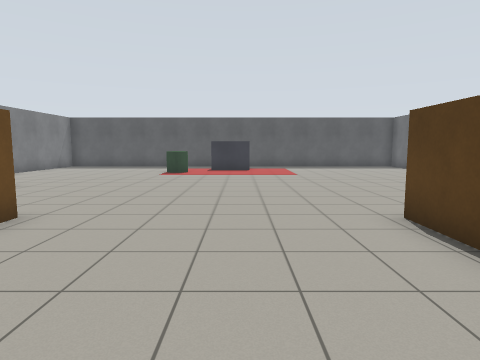
view 1 (above)

16 first-person views from a walk through a robot-simulator world made for Gazebo. The camera is 1.2 m above the floor, tilts 6° down and sees 75° across. The floor is counted in squares, 1 m on a side. Each view is taken from the middle of a square. On the plan, view 1 faces up. The plan holds only what a view shows up to about 13 squares ahead; the rest is blank.

view 2
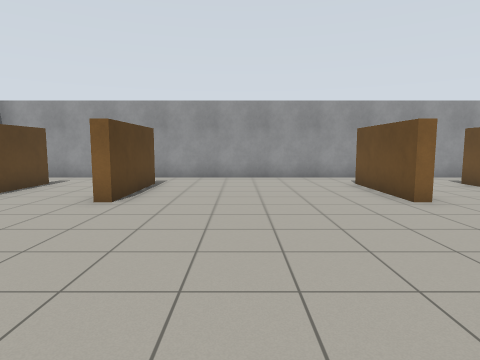

view 3
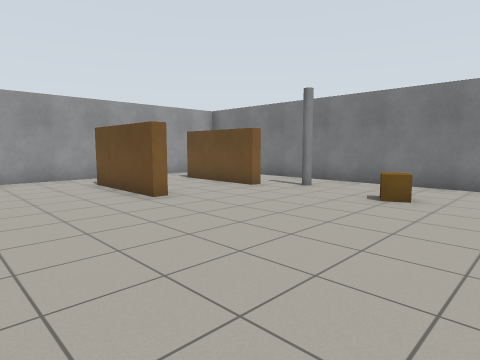

view 4
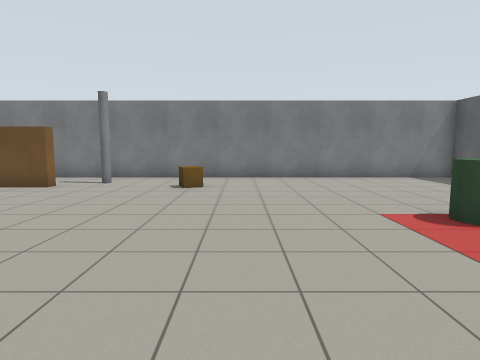

view 5
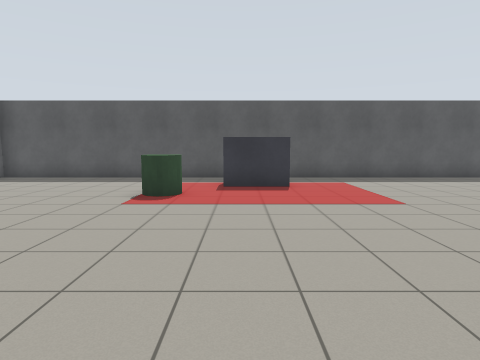

view 6
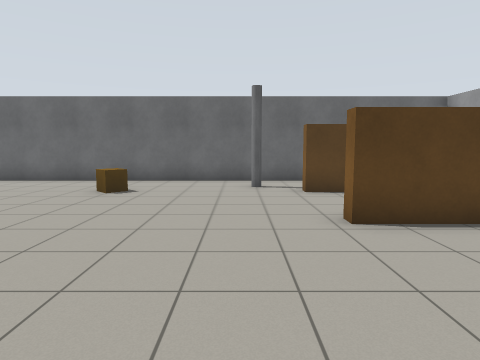

view 7
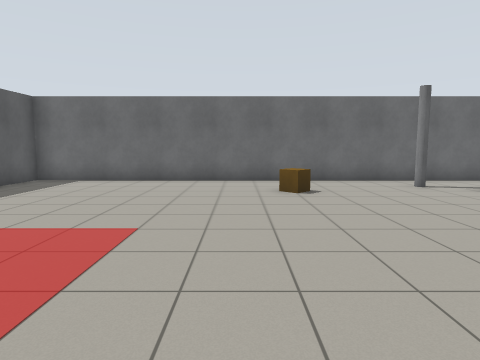

view 8
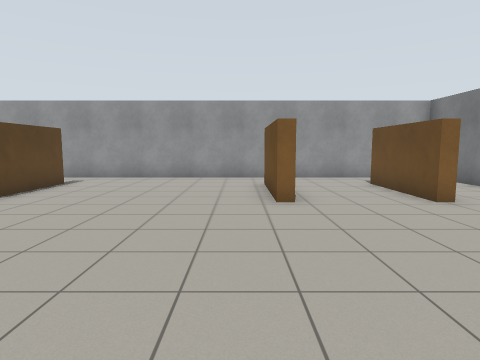

view 9
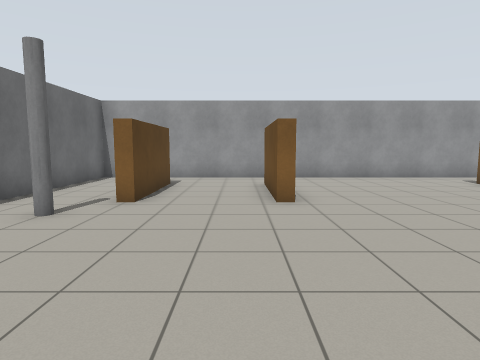

view 10
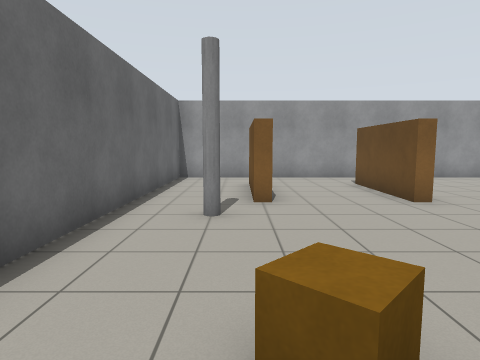

view 11
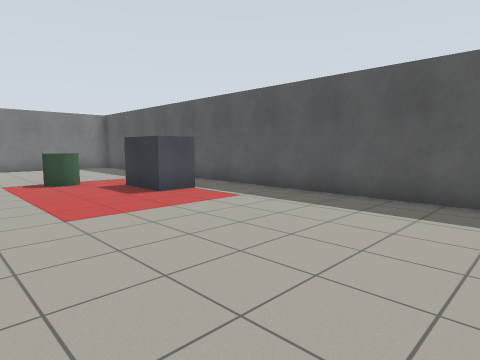

view 12
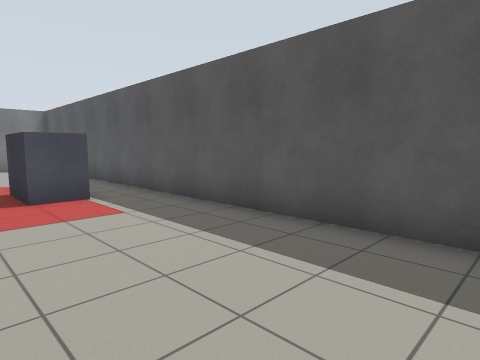

view 13
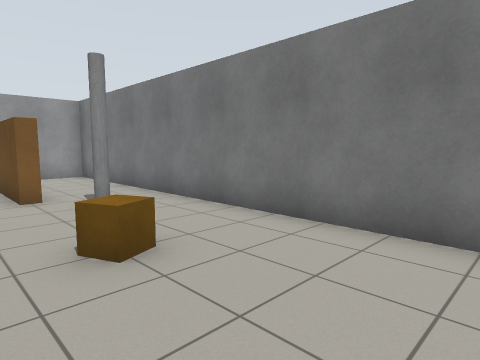

view 14
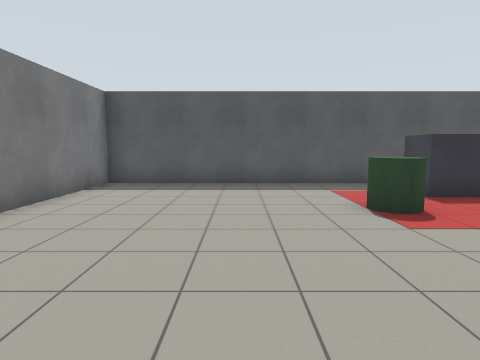

view 15
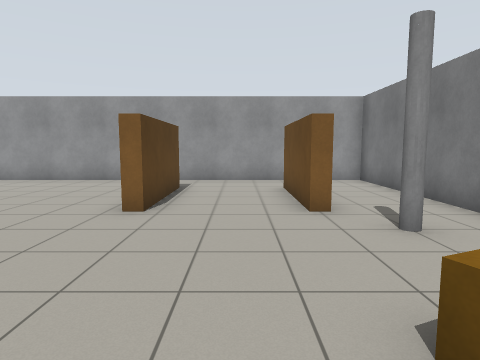

view 16
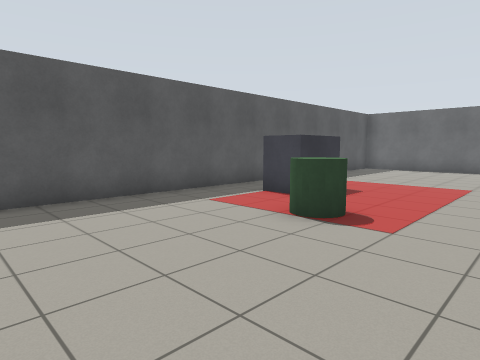

### Floor plan
Points are (right, up) in squares from view 1. A wall is a line through its corners. A room is listed if a view was taken in it or the views show most of it. See-through windows are left out.
Room 1 (views 1, 2, 3, 4, 5, 6, 7, 8, 9, 10, 11, 12, 13, 14, 15, 16)
walls: (6.7, 5) (6.7, 1.8); (2.8, 1.8) (2.8, 5.3) (3.2, 5.3) (3.2, 1.8); (-7.8, 5.3) (-7.3, 5.3) (-7.3, 1.8); (-4.2, 1.8) (-4.2, 5.3) (-3.8, 5.3) (-3.8, 1.8); (6.3, 1.8) (6.3, 5.3) (6.8, 5.3); (9.4, 19.4) (-10.4, 19.4) (-10.4, -0.4) (9.4, -0.4) (9.4, 19.4)
objects: pillar (-8, 6); crate (-8, 9) to (-7, 10); green cylinder (-3, 15); grey box (-1, 17) to (0, 17); crate (6, 10) to (7, 11); pillar (8, 6)

Positions as (right, up) in squares from view 1, and headings:
1: (0, 0), facing up
2: (0, 12), facing down
3: (0, 12), facing down-left
4: (2, 11), facing left
5: (-1, 7), facing up
6: (-2, 7), facing right
7: (-2, 12), facing right
8: (-3, 12), facing down
9: (4, 12), facing down
10: (7, 12), facing down
11: (8, 12), facing up-left
12: (8, 15), facing up-left
13: (-6, 13), facing down-left
14: (-6, 9), facing up
15: (-6, 11), facing down
16: (-8, 12), facing up-right
